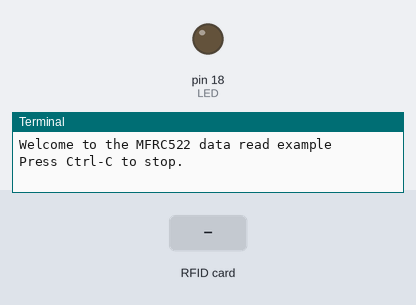
Recording of a program running on a simulated Raspberry Pi (header pin numbers). Shown: output pins drawn as LEDs (lit = HIGH), the last lines printed to the terminal. Inputs (shaded band) come from the test bench.

Above: at 1.2 s.
1.3 s: RFID card 3D 54 04 72 held to the reader
At 1.6 s:
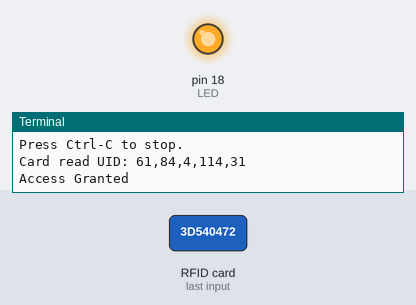
Timing chart, 0 to 7.8 s (numbered marks = the images above; inputs shaded):
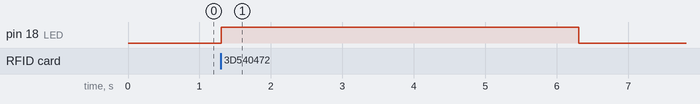

Measured:
- after the input at 1.3 s, pin 18 (LED): LOW → HIGH at once, → LOW 5.0 s later

The program:

project1.py
```python
#!/usr/bin/env python
# -*- coding: utf8 -*-

import RPi.GPIO as GPIO
import MFRC522
import signal
import time

continue_reading = True

# Capture SIGINT for cleanup when the script is aborted
def end_read(signal,frame):
    global continue_reading
    print ("Ctrl+C captured, ending read.")
    continue_reading = False
    GPIO.cleanup()

# Hook the SIGINT
signal.signal(signal.SIGINT, end_read)

# Create an object of the class MFRC522
MIFAREReader = MFRC522.MFRC522()

# Welcome message
print ("Welcome to the MFRC522 data read example")
print ("Press Ctrl-C to stop.")

# This loop keeps checking for chips. If one is near it will get the UID and authenticate
while continue_reading:

    # Scan for cards
    (status,TagType) = MIFAREReader.MFRC522_Request(MIFAREReader.PICC_REQIDL)

    # If a card is found
    if status == MIFAREReader.MI_OK:
        print ("Card detected")

    # Get the UID of the card
    (status,uid) = MIFAREReader.MFRC522_Anticoll()

    # If we have the UID, continue
    if status == MIFAREReader.MI_OK:

        # Print UID
        print ("Card read UID: "+str(uid[0])+","+str(uid[1])+","+str(uid[2])+","+str(uid[3])+','+str(uid[4]))
        # This is the default key for authentication
        key = [0xFF,0xFF,0xFF,0xFF,0xFF,0xFF]

        # Select the scanned tag
        MIFAREReader.MFRC522_SelectTag(uid)

        #ENTER Your Card UID here
        my_uid = [61,84,4,114,31]

        #Configure LED Output Pin
        LED = 18
        GPIO.setup(LED, GPIO.OUT)
        GPIO.output(LED, GPIO.LOW)

        #Check to see if card UID read matches your card UID
        if uid == my_uid:                #Open the Doggy Door if matching UIDs
            print("Access Granted")
            GPIO.output(LED, GPIO.HIGH)  #Turn on LED
            time.sleep(5)                #Wait 5 Seconds
            GPIO.output(LED, GPIO.LOW)   #Turn off LED

        else:                            #Don't open if UIDs don't match
            print("Access Denied, YOU SHALL NOT PASS!")

##        # Authenticate
##        status = MIFAREReader.MFRC522_Auth(MIFAREReader.PICC_AUTHENT1A, 8, key, uid)
##
##        # Check if authenticated
##        if status == MIFAREReader.MI_OK:
##            MIFAREReader.MFRC522_Read(8)
##            MIFAREReader.MFRC522_StopCrypto1()
##        else:
##            print "Authentication error"
```
